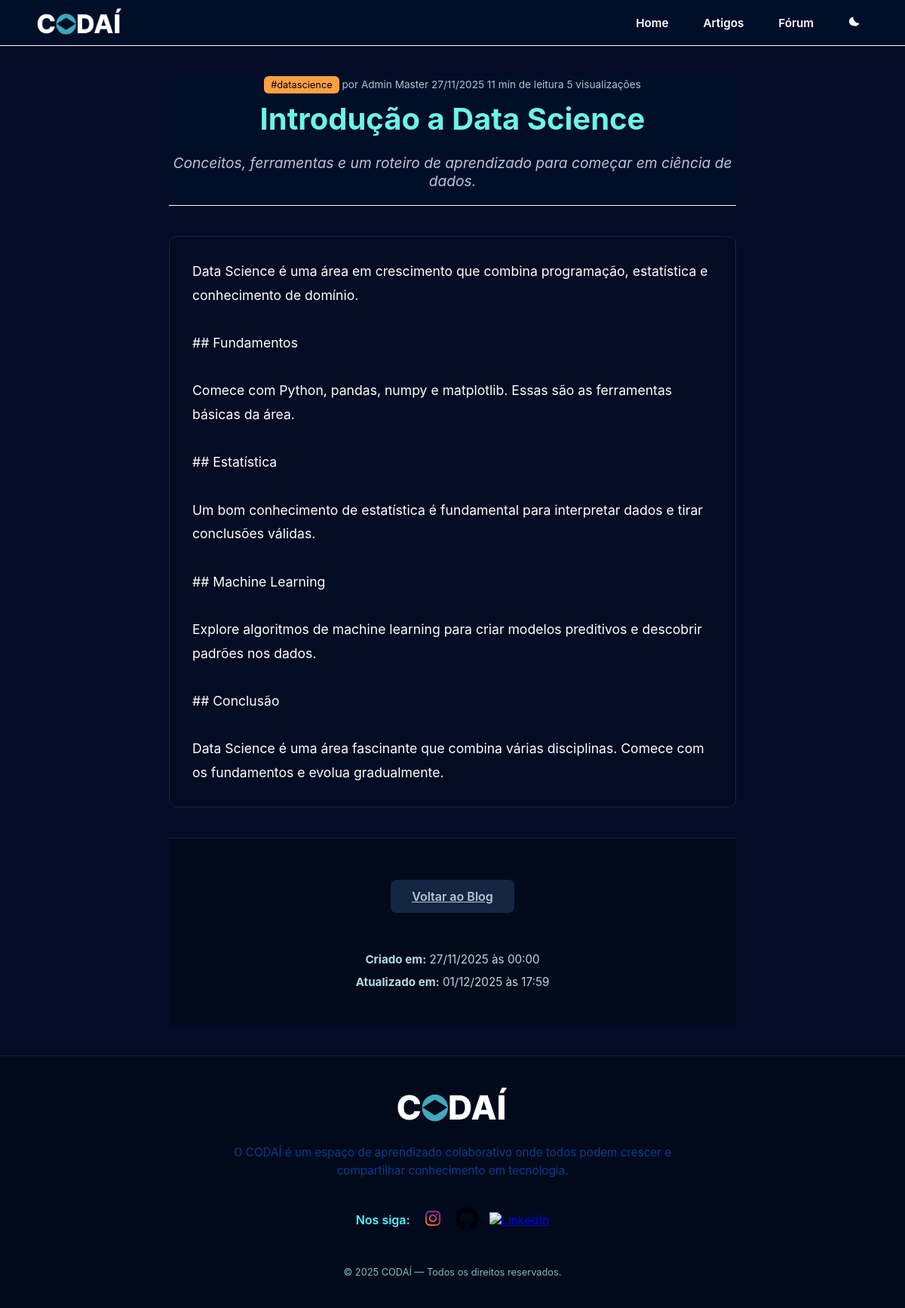
The page /blog/article/6 on the database its author committed.
### models/blog.py (models this page shows, shortened)
class ArticleCategory(db.Model):
    __tablename__ = 'article_categories'
    id = db.Column(db.Integer, primary_key=True)
    name = db.Column(db.String(50), unique=True, nullable=False)
    description = db.Column(db.Text)
    color = db.Column(db.String(7), default='#ccc')  # Cor hex
    created_at = db.Column(db.DateTime, default=datetime.utcnow)
    articles = db.relationship('Article', backref='category', lazy=True)

class Article(db.Model):
    __tablename__ = 'articles'
    id = db.Column(db.Integer, primary_key=True)
    title = db.Column(db.String(200), nullable=False)
    content = db.Column(db.Text, nullable=False)
    excerpt = db.Column(db.Text)  # Resumo do artigo
    reading_time = db.Column(db.Integer, default=5)  # Tempo de leitura em minutos
    thumbnail_url = db.Column(db.String(200))  # URL da imagem de capa
    is_published = db.Column(db.Boolean, default=True)
    is_featured = db.Column(db.Boolean, default=False)  # Destaque
    view_count = db.Column(db.Integer, default=0)  # Contador de visualizações
    created_at = db.Column(db.DateTime, default=datetime.utcnow)
    updated_at = db.Column(db.DateTime, default=datetime.utcnow, onupdate=datetime.utcnow)
    author_id = db.Column(db.Integer, db.ForeignKey('user.id'), nullable=False)
    category_id = db.Column(db.Integer, db.ForeignKey('article_categories.id'), nullable=False)
    author = db.relationship('User', backref='articles', lazy=True)
    def increment_view(self):
        self.view_count += 1
        db.session.commit()

### models/users.py (models this page shows, shortened)
class User(db.Model, UserMixin):
    __tablename__ = 'user'
    id = db.Column(db.Integer, primary_key=True)
    nome = db.Column(db.String(100), nullable=False)
    email = db.Column(db.String(100), unique=True, nullable=False)
    password_hash = db.Column(db.String(255), nullable=False)
    role = db.Column(db.String(20), default='user')
    perfil = db.relationship('Profile', back_populates='user', uselist=False)

### routes/blog/__init__.py (the view)
@blog_bp.route('/article/<int:article_id>')
def view_article(article_id):
    article = Article.query.get_or_404(article_id)
    if article.is_published or (current_user.is_authenticated and (current_user.id == article.author_id or current_user.role == 'master')):
        article.increment_view()
        return render_template('blog/article_detail.html', article=article)
    else:
        flash('Artigo não encontrado.', 'error')
        return redirect(url_for('blog.index'))

### templates/blog/article_detail.html (shortened to what this page needs)
{% extends 'base.html' %}
{% block styles %}
<link rel="stylesheet" href="{{ url_for('static', filename='css/blog.css') }}">
{% endblock %}
{% block content %}
<div class="blog-main">
  <article class="article-detail">
    <header class="article-header">
      <div class="article-meta">
        <span class="blog-tag" data-color="{{ article.category.color }}">#{{ article.category.name }}</span>
        <span class="article-author">por {{ article.author.nome }}</span>
        <span class="article-date">{{ article.created_at.strftime('%d/%m/%Y') }}</span>
        <span class="reading-time">{{ article.reading_time }} min de leitura</span>
        <span class="view-count">{{ article.view_count }} visualizações</span>
      </div>
      <h1>{{ article.title }}</h1>
      {% if article.excerpt %}
      <p class="article-excerpt">{{ article.excerpt }}</p>
      {% endif %}
    </header>
    <div class="article-content">
      {{ article.content|replace('\n', '<br>')|safe }}
    </div>
    <footer class="article-footer">
      <div class="article-actions">
        <a href="{{ url_for('blog.index') }}" class="blog-btn secondary">Voltar ao Blog</a>
      </div>
      <div class="article-info">
        <p><strong>Criado em:</strong> {{ article.created_at.strftime('%d/%m/%Y às %H:%M') }}</p>
        {% if article.updated_at != article.created_at %}
        <p><strong>Atualizado em:</strong> {{ article.updated_at.strftime('%d/%m/%Y às %H:%M') }}</p>
        {% endif %}
      </div>
    </footer>
  </article>
</div>
{% endblock %}

### static/css/style.css (style rules this page uses)
header { background-color: #010e27; border-bottom: 1px solid #ffffff; box-sizing: border-box; }

### static/css/global.css (style rules this page uses)
* { margin: 0; padding: 0; box-sizing: border-box; }
html, body { font-family: 'Inter', sans-serif; background-color: #030C26; color: #ffffff; width: 100%; min-height: 100vh; padding: 0 0vw; overflow-x: hidden; }

### static/css/blog.css (style rules this page uses)
html, body, main { box-sizing: border-box; }
.blog-btn { display: block; margin: 25px auto; padding: 12px 28px; background-color: #6cf5e6; border: none; color: #000; font-weight: 600; border-radius: 8px; cursor: pointer; transition: 0.3s; }
.article-meta { color: #9fcbd2; font-size: 0.85rem; margin-bottom: 8px; }
.blog-tag { background-color: #6cf5e6; color: #000; padding: 4px 9px; border-radius: 6px; font-size: 0.8rem; display: inline-block; }
footer { background-color: #010a1a; color: #e0f7fa; padding: 40px 0; display: flex; flex-direction: column; align-items: center; justify-content: center; text-align: center; border-top: 1px solid rgba(0, 255, 255, 0.1); }
footer p { font-size: 0.95rem; color: #b3dbe2; margin: 0; line-height: 1.6; max-width: 600px; }
.blog-btn.secondary { background-color: #132743; color: #b8c5d3; }
.article-detail { max-width: 800px; margin: 0 auto; padding: 40px 2%; }
.article-header { margin-bottom: 40px; text-align: center; }
.article-header h1 { color: #6cf5e6; font-size: 2.5rem; margin-bottom: 20px; line-height: 1.3; }
.article-excerpt { color: #b8c5d3; font-size: 1.2rem; font-style: italic; margin-bottom: 20px; }
.article-content { background-color: #020c22; padding: 30px; border-radius: 10px; border: 1px solid #132743; line-height: 1.8; font-size: 1.1rem; }
.article-footer { margin-top: 40px; padding-top: 30px; border-top: 1px solid #132743; }
.article-actions { display: flex; gap: 15px; margin-bottom: 20px; flex-wrap: wrap; }
.article-info { color: #b8c5d3; font-size: 0.9rem; }
.article-info p { margin: 5px 0; }
.blog-tag[data-color] { background-color: var(--category-color, #ccc) !important; }

### rows shown on the page
ArticleCategory: category.name "datascience"
User: author.nome "Admin Master"
Article: created_at "27/11/2025", reading_time "11", view_count "5", title "Introdução a Data Science", excerpt "Conceitos, ferramentas e um roteiro de aprendizado para começar em ciência de dados.", content "Data Science é uma área em crescimento que combina programação, estatística e conhecimento de domínio. ## Fundamentos Comece com Python, pandas, numpy e matplotlib. Essas são as ferramentas básicas da área. ## Estatística Um bom conhecimento de estatística é fundamental para interpretar dados e tirar conclusões válidas. ## Machine Learning Explore algoritmos de machine learning para criar modelos preditivos e descobrir padrões nos dados. ## Conclusão Data Science é uma área fascinante que combina várias disciplinas. Comece com os fundamentos e evolua gradualmente.", created_at "27/11/2025 às 00:00", updated_at "01/12/2025 às 17:59"
